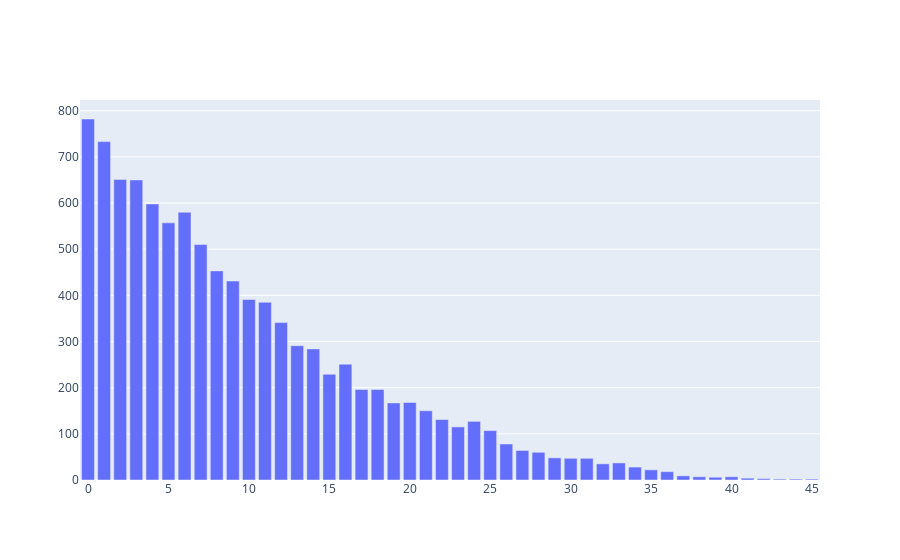

The notebook cell saved with this chart:
### Markdown cell above
If you guess mathematically, you will guess that almost 1/13 cards are aces, so about 12 can be met on average before you see your first ace. And you won't be totally wrong.

Of course the percentage of aces increases as you keep throwing away the cards, so the actual expectation is not that.

Let's see the probability distribution for it!

### Code cell
results = pd.Series(cards_thrown_counts)
fig = pg.Figure([pg.Bar(x=results.value_counts().keys(),
                        y=results.value_counts().values)])
fig.show()

### Figure 1 — Plotly figure (JSON) as saved in the notebook; plotly's stock layout.template omitted (floating-point values rounded to 4 significant figures)
{"data": [{"type": "bar", "x": [0, 1, 2, 3, 4, 6, 5, 7, 8, 9, 10, 11, 12, 13, 14, 16, 15, 18, 17, 20, 19, 21, 22, 24, 23, 25, 26, 27, 28, 29, 30, 31, 33, 32, 34, 35, 36, 37, 40, 38, 39, 41, 42, 45, 44, 43], "y": [782, 733, 651, 650, 598, 580, 557, 510, 453, 431, 391, 385, 341, 291, 284, 251, 229, 196, 196, 168, 167, 150, 131, 127, 115, 107, 78, 64, 60, 48, 47, 47, 37, 35, 28, 22, 18, 9, 7, 7, 6, 4, 3, 2, 2, 2]}], "layout": {}}
